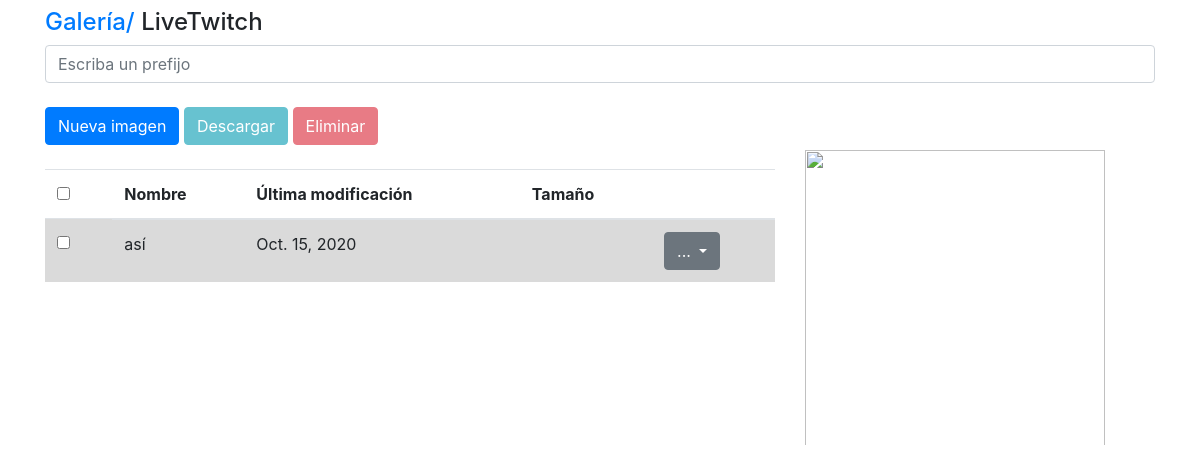
The page /albums/detail/1 on the database as committed earlier.
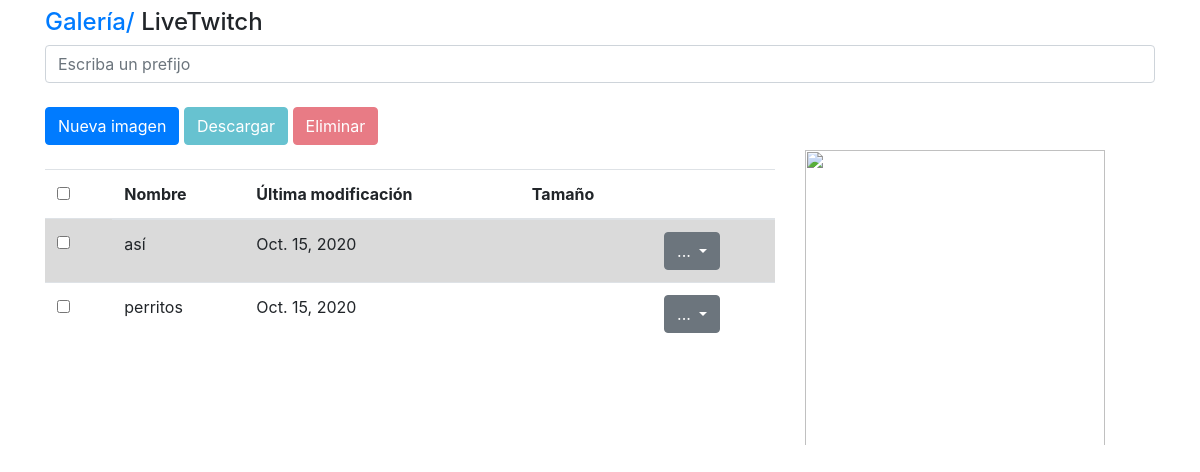
The same page on the database as committed later.
### images/models.py (models this page shows, shortened)
class Image(models.Model):
    key = models.CharField(max_length=50, null=False, blank=False)
    bucket = models.CharField(max_length=50, null=False, blank=False)
    name = models.CharField(max_length=200)
    size = models.IntegerField()
    album = models.ForeignKey(Album, on_delete=models.CASCADE, default=None)
    content_type = models.CharField(max_length=10, null=False, blank=False, default='')
    created_at = models.DateTimeField(auto_now_add=True)
    objects = ImageManager()
    @property
    def url(self):
        return f'https://{self.bucket}.s3.amazonaws.com/{self.key}'
    @property
    def title(self):
        return self.name.split('.')[0]
    @property
    def lenght(self):
        from hurry.filesize import size
        return size(self.size)
    @classmethod
    def default(self):
        return Image(bucket='livedjango', key='unnamed.png')

### albums/views.py (the view, shortened to what this page needs)
# urls.py: path('detail/<int:pk>', AlbumDetailView.as_view(), name='detail'),
class AlbumDetailView(DetailView):
    model = Album
    template_name = 'albums/detail.html'
    def get_context_data(self, **kwargs):
        context = super().get_context_data(**kwargs)
        context['title'] = self.get_object().title
        context['images'] = self.get_object().images
        context['image_default'] = Image.default()
        context['form'] = UploadFileForm(
            {
                'album_id': self.get_object().id
            }
        )
        return context

### images/forms.py
class UploadFileForm(forms.Form):
    album_id = forms.CharField(required=True, widget=forms.HiddenInput())
    file = forms.FileField(required=True, label='Archivo',
                            widget=forms.FileInput(attrs={'accept':'image/*'}))
    def __init__(self, *args, **kwargs):
        super(UploadFileForm, self).__init__(*args, **kwargs)
        self.fields['file'].widget.attrs['class'] = 'form-control-file'

### albums/models.py (called while the page is built)
    @property
    def images(self):
        return self.image_set.all()

### albums/templates/albums/detail.html (shortened to what this page needs)
{% extends 'base/base.html' %}
{% block content %}
<div class="row">
    <div class="col">
        <h4> <a href="{% url 'albums:list' %}">Galería/</a> {{ object.title }}</h4>
    </div>
</div>
<div class="row">
    <div class="col">
        <form action="{% url 'images:search' %}" id="image-search">
            <div class="form-group">
                <input type="text" class="form-control" name='q' placeholder="Escriba un prefijo">
            </div>
        </form>
    </div>
</div>
<div class="row">
    <div class="col mt-2">
        <div class="options">
            <button class="btn btn-primary" data-toggle="modal" data-target="#createModal">Nueva imagen</button>
            <a type="button" href="{% url 'images:download_many' %}" class="btn btn-info disabled" id="download-images">Descargar</a>
            <a type="button" href="{% url 'images:delete_many' %}" class="btn btn-danger disabled" id="delete-images">Eliminar</a>
        </div>
    </div>
</div>
<div class="row">
    <div class="col-8 mt-4">
        <table class="table">
            <thead>
                <tr>
                    <td scope="col">
                        <div class="form-check">
                            <input type="checkbox" class="form-check-input" id="check-all">
                        </div>
                    </td>
                    <th>Nombre</th>
                    <th>Última modificación</th>
                    <th>Tamaño </th>
                    <th></th>
                </tr>
            </thead>
            <tbody id="images">
                {% for image in images %}
                    {% include 'images/snippets/image.html' with image=image %}
                {% endfor %}
            </tbody>
        </table>
    </div>
    <div class="col">
        <img width="300" height="300" id="image-preview" src="#" class="img-responsive" style="padding-top: 5px">
    </div>
</div>
{% endblock %}

### images/templates/images/snippets/image.html (shortened to what this page needs)
<tr id="image-{{ image.id }}" class="image-row" image-id="{{ image.id }}">
    <td>
        <div class="form-check">
            <input type="checkbox" class="form-check-input image-checkbox" image-id='{{ image.id }}'>
        </div>
    </td>
    <td>
        <div class="image-name" image-id='{{ image.id }}' id="image-name-{{ image.id }}">
            {{ image.title }}
        </div>
    </td>
    <td>{{ image.created_at | date }}</td>
    <td>{{ image.lenght }}</td>
    <td>
        <div class="btn-group">
            <button type="button" class="btn btn-secondary dropdown-toggle" data-toggle="dropdown" >
              ...
            </button>
        </div>
    </td>
</tr>

Rows that differ between the two databases and show on the page:
added Image: title "perritos", created_at "Oct. 15, 2020"
